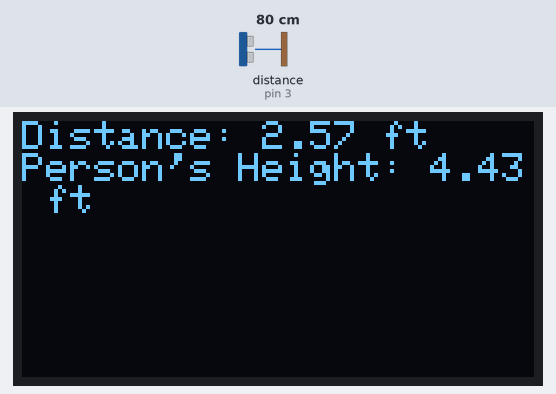
Bench run of a sketch on a simulated Arduino Uno, built with avr-gcc and run on an emulated ATmega328P. On the bench: 128×64 one-colour display. Wiring (inferred from the names in the program): ultrasonic range finder: trigger pin 2; echo pin 3. The test bench sets the inputs (shaded band); at power-on: distance to the obstacle (sensor on pin 3) 80 cm. The echo pulse lasts 58.3 µs per cm; what the sketch prints to the serial monitor is not drawn.

Above: at 1.8 s.
1.9 s: distance to the obstacle (sensor on pin 3) set to 2 cm
At 3.3 s:
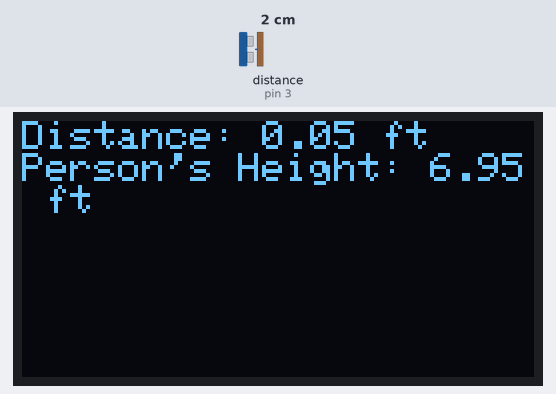
3.6 s: distance to the obstacle (sensor on pin 3) set to 4 cm
At 5.0 s:
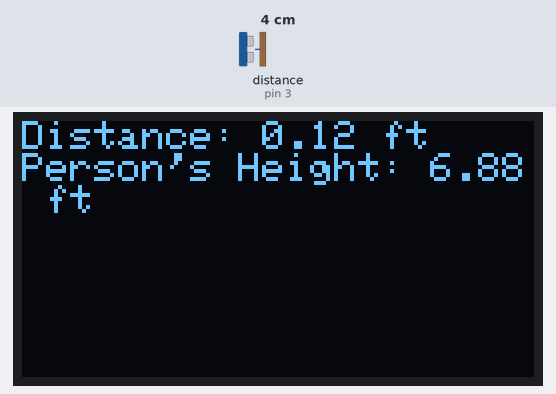
5.7 s: distance to the obstacle (sensor on pin 3) set to 9 cm
At 6.6 s:
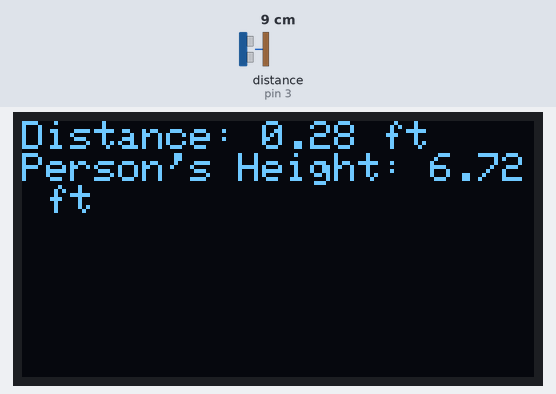
Timing chart, 0 to 8.7 s (numbered marks = the images above; inputs shaded):
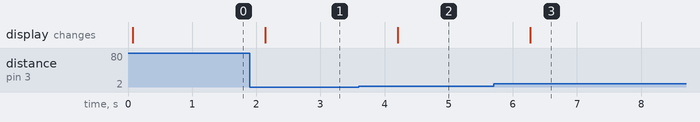

Measured:
- after the input at 1.9 s, the display: changes after 0.24 s (image 1)
- after the input at 3.6 s, the display: changes after 0.61 s (image 2)
- after the input at 5.7 s, the display: changes after 0.57 s (image 3)

The sketch:

height_Calculation.ino
```cpp
#include <Wire.h>
#include <Adafruit_GFX.h>
#include <Adafruit_SSD1306.h>

#define SCREEN_WIDTH 128
#define SCREEN_HEIGHT 64

Adafruit_SSD1306 display(SCREEN_WIDTH, SCREEN_HEIGHT, &Wire, -1);

const int triggerPin = 2;  // Trigger pin of the USS
const int echoPin = 3;     // Echo pin of the USS
const float referenceHeight = 7.0;  // Height of the sensor from the ground in feet

void setup() {
  Serial.begin(9600);

  if (!display.begin(SSD1306_SWITCHCAPVCC, 0x3C)) {
    Serial.println(F("SSD1306 allocation failed"));
    for (;;);
  }

  display.clearDisplay();
  display.setTextSize(1);
  display.setTextColor(SSD1306_WHITE);
  display.setCursor(0, 0);
  display.println("Initial setup...");

  pinMode(triggerPin, OUTPUT);
  pinMode(echoPin, INPUT);
}

void loop() {
  // Trigger the USS to send a pulse
  digitalWrite(triggerPin, LOW);
  delayMicroseconds(2);
  digitalWrite(triggerPin, HIGH);
  delayMicroseconds(10);
  digitalWrite(triggerPin, LOW);

  // Measure the time it takes for the pulse to return
  long duration = pulseIn(echoPin, HIGH);

  // Calculate distance in inches
  float distanceInches = duration * 0.0133 / 2.0;

  // Convert distance to feet
  float distanceFeet = distanceInches / 12.0;

  // Calculate person's height
  float personHeight = referenceHeight - distanceFeet;

  // Clear the display
  display.clearDisplay();

  // Print the calculated values on OLED
  display.setTextSize(1);
  display.setTextColor(SSD1306_WHITE);
  display.setCursor(0, 0);
  display.print("Distance: ");
  display.print(distanceFeet, 2);
  display.println(" ft");

  display.print("Person's Height: ");
  display.print(personHeight, 2);
  display.println(" ft");

  display.display();

  // Print the calculated values on Serial Monitor
  Serial.print("Distance: ");
  Serial.print(distanceFeet, 2);
  Serial.print(" feet\t");
  Serial.print("Person's Height: ");
  Serial.print(personHeight, 2);
  Serial.println(" feet");

  delay(1000); // Delay before the next measurement
}
```
